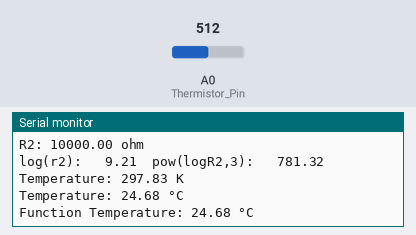
The sketch below on a simulated Arduino Uno, built with avr-gcc and run on an emulated ATmega328P. On the bench: the last lines printed to the serial monitor. The inputs (shaded band) are chosen by the test bench; at power-on: A0 (Thermistor_Pin) = 512.

Above: at 1.2 s.
1.3 s: A0 (Thermistor_Pin) set to 0
At 2.8 s:
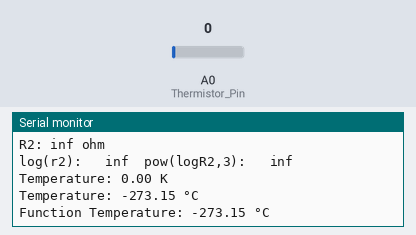
3.5 s: A0 (Thermistor_Pin) set to 122
At 4.9 s:
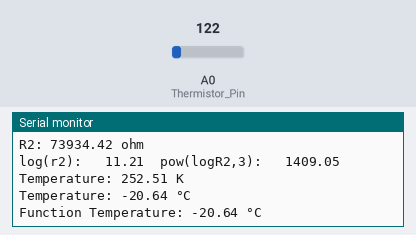
Timing chart, 0 to 6.5 s (numbered marks = the images above; inputs shaded):
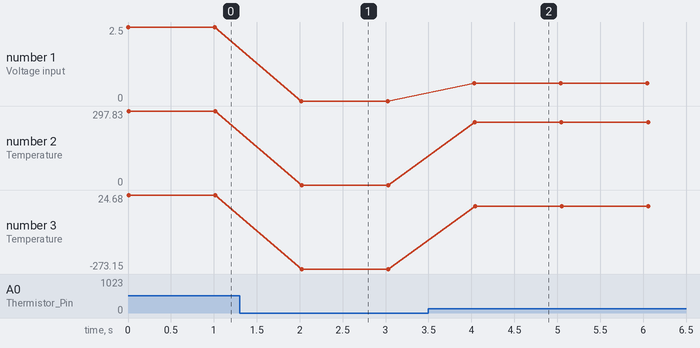

The sketch:

thermistor_part2.ino
```cpp
#define Thermistor_Pin A0
#define R1_fixed 10000.0
#define A 1.009249522e-03
#define B 2.378405444e-04
#define C 2.019202697e-07
//define our function prototype
float readTempC(const int TPin, const float R1);
void setup()
{
  //setup the serial port for debug info...
  Serial.begin(115200);
  Serial.println("Start...");
}
void loop()
{
  //read the digital value 0-1023
  int digValue = analogRead(Thermistor_Pin);
  //convert to floating point
  float voltCalc = (float)digValue;
  //find the voltage ratio
  voltCalc = voltCalc/1024.0;
  Serial.print("Voltage input: ");
  Serial.print(voltCalc * 5.0);
  Serial.println(" V");
  //find R2...
  float R2 = R1_fixed * ((1024.0/digValue) - 1.0);
  Serial.print("R2: ");
  Serial.print(R2);
  Serial.println(" ohm");
  //find T, first do log(R2) since it is needed twice
  float logR2 = log(R2);
  float Tkelvin = (1.0 / (A + B*logR2 + C*pow(logR2,3)));
  //print some debug parts to help us see if this is working...
  Serial.print("log(r2): \t");
  Serial.print(logR2);
  Serial.print("\tpow(logR2,3): \t");
  Serial.println(pow(logR2,3));

  Serial.print("Temperature: ");
  Serial.print(Tkelvin);
  Serial.println(" K");
  float Tcel = Tkelvin - 273.15;
  Serial.print("Temperature: ");
  Serial.print(Tcel);
  Serial.println(" °C");
  Serial.print("Function Temperature: ");
  Serial.print(readTempC(Thermistor_Pin,R1_fixed));
  Serial.println(" °C");
  delay(1000);
}
//put the reading process in a function
float readTempC(const int TPin, const float R1)
{
  //read digital value
  int digValue = analogRead(TPin);
  //find R2
  float R2 = R1 * ((1024.0/digValue) - 1.0);
  //save logR2 because it is slow and used twice
  float logR2 = log(R2);
  //find the temp in K
  float Tkelvin = (1.0 / (A + B*logR2 + C*pow(logR2,3)));
  //convert to C
  float Tcel = Tkelvin - 273.15;
  //give back solution
  return Tcel;
}
```

Measured:
- after the input at 1.3 s, the serial monitor: prints a new line after 0.72 s (image 1)
- after the input at 3.5 s, the serial monitor: prints a new line after 0.53 s (image 2)
- plotted number 1: 2.5 → 0 after the input at 1.3 s, 0 → 0.6 after the input at 3.5 s
- plotted number 2: 297.83 → 0 after the input at 1.3 s, 0 → 252.51 after the input at 3.5 s
- plotted number 3: 24.68 → -273.15 after the input at 1.3 s, -273.15 → -20.64 after the input at 3.5 s
